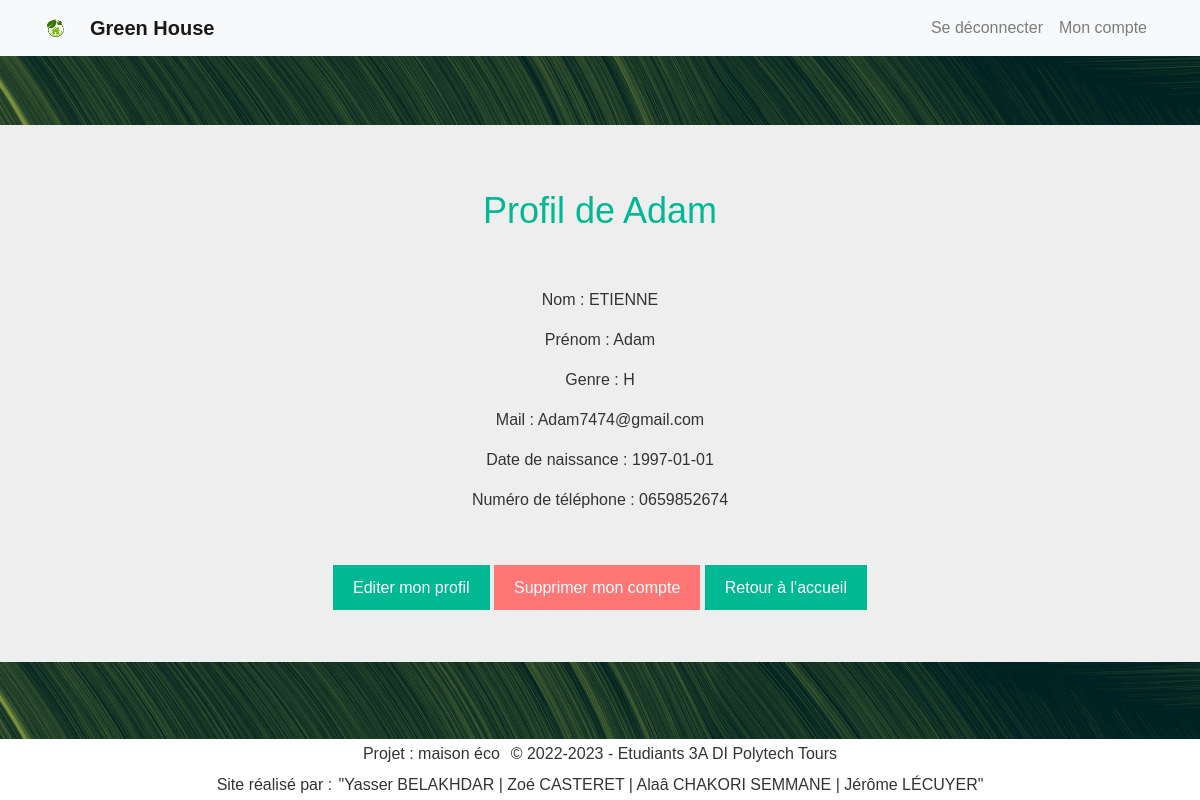
Screenshot of /Page_accueil/gestion_compte.php (signed in) with the database file from the repository.
### tables this page shows
CREATE TABLE InfoPersonne(
   idPersonne INT AUTO_INCREMENT,
   nom VARCHAR(50)  NOT NULL,
   dateNais DATE,
   genre CHAR(1) ,
   mail VARCHAR(50)  NOT NULL,
   numTel CHAR(10) ,
   prenom VARCHAR(50)  NOT NULL,
   PRIMARY KEY(idPersonne),
   UNIQUE(mail)
);

### WEB/common/bdd.php (called while the page is built, shortened)
<?php
if (isset($_SESSION['Id']) && !empty($_SESSION['Id'])) {
	$sessionId = $_SESSION['Id'];
} else {
	$sessionId = null;
	$estConnecte = false;
	$estAdmin = false;
	$Prenom = "";
	$Nom = "";
}

### WEB/Page_accueil/gestion_compte.php (the view, shortened to what this page needs)
<?php
$ROOT = "../";
require_once $ROOT . 'common/main.php';
$requser = $bdd->prepare('SELECT * FROM InfoPersonne WHERE idPersonne = ?');
$requser->execute(array($sessionId));
$userinfo = $requser->fetch();
require $ROOT . 'common/header.php';
?>
    <div class="mt-5 text-center">
        <h2>Profil de <?php echo $userinfo['prenom']; ?></h2>
        <br /><br />
            <p>Nom : <?php echo $userinfo['nom']; ?></p>
            <p>Prénom : <?php echo $userinfo['prenom']; ?></p>
            <p>Genre : <?php echo $userinfo['genre']; ?></p>
            <p>Mail : <?php echo $userinfo['mail']; ?></p>
            <p>Date de naissance : <?php echo $userinfo['dateNais']; ?></p>
            <p>Numéro de téléphone : <?php echo $userinfo['numTel']; ?></p>
        <br /><br />
        <a class="bouton" href="edition_profil.php">Editer mon profil</a>
        <a class="bouton rouge" href="supprimer_compte.php?idPersonne=<?= $sessionId ?>">Supprimer mon compte</a>
        <a class="bouton" href="Page_accueil.php">Retour à l'accueil</a>
    </div>
    <?php require_once "{$ROOT}common/footer.php"; ?>

### WEB/common/style/main.css (style rules this page uses)
html { height: 100%; }
body { font-family: Arial, sans-serif; color: #333; background-color: #eee; margin: 0; min-height: 100%; display: flex; flex-direction: column; }
h2 { font-size: 36px; text-align: center; }
h2, h3, h4, h5, h6 { color: #00b894; }
button, .header-right > a, .bouton, .bouton-retour { background-color: #00b894; color: #fff; padding: 14px 20px; margin: 8px 0; border: none; cursor: pointer; text-align: center; text-decoration: none; }
.bouton.rouge { background-color: #ff7675; }

### rows the page displays
infopersonne: prenom "Adam", nom "ETIENNE", genre "H", mail "Adam7474@gmail.com", dateNais "1997-01-01", numTel "0659852674"
